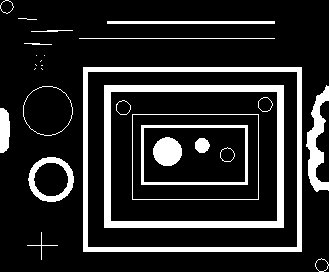
#> input picture blobs.png, 329 x 272 px
$ python main.py
#> lines starting #> are read from the running program, lines starting #| are printed output that depends on the picture; after the words box and inside, x2 and y2 are one past the last pixel; in counts of white or black regions, pixels touching at a corner belong together
import cv2
import numpy as np
import matplotlib.pyplot as plt

# 解决中文显示为方块/乱码的问题
plt.rcParams['font.sans-serif'] = ['Microsoft YaHei']
# 解决负号显示异常的问题
plt.rcParams['axes.unicode_minus'] = False

# ===================== 1. 形态学变换 =====================
def morphology_demo(img_path):
    # 读取灰度图像
#> called with img_path = 'blobs.png'
    img_gray = cv2.imread(img_path, cv2.IMREAD_GRAYSCALE)
#> img_gray: shape (272, 329); 15.6% white; 28 white regions (8 under 20 px), largest, box (x1, y1, x2, y2) and area: (104, 85, 284, 228) 4326, (83, 67, 302, 252) 3940, (306, 85, 329, 192) 1108
    # 二值化
    _, img_bin = cv2.threshold(img_gray, 127, 255, cv2.THRESH_BINARY)

    # 自定义3*3矩形结构化元素
    kernel = np.ones((3, 3), dtype=np.uint8)

    # 腐蚀、膨胀、开运算、闭运算
    img_erode = cv2.erode(img_bin, kernel)
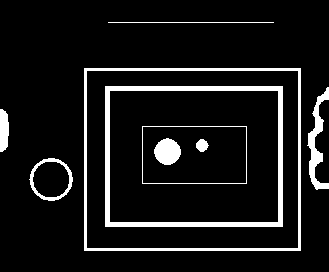
#> img_erode: shape (272, 329); 9.1% white; 9 white regions, largest, box (x1, y1, x2, y2) and area: (105, 86, 283, 227) 3090, (84, 68, 301, 251) 2364, (307, 87, 329, 190) 807
    img_dilate = cv2.dilate(img_bin, kernel)
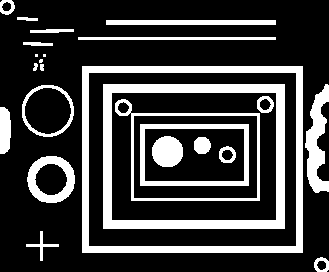
#> img_dilate: shape (272, 329); 23.6% white; 25 white regions (3 under 20 px), largest, box (x1, y1, x2, y2) and area: (103, 84, 285, 229) 5562, (82, 66, 303, 253) 5516, (140, 124, 249, 186) 1610
    img_open = cv2.morphologyEx(img_bin, cv2.MORPH_OPEN, kernel)
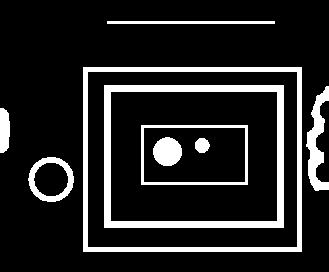
#> img_open: shape (272, 329); 14.3% white; 9 white regions, largest, box (x1, y1, x2, y2) and area: (104, 85, 284, 228) 4326, (83, 67, 302, 252) 3940, (306, 86, 329, 191) 1102
    img_close = cv2.morphologyEx(img_bin, cv2.MORPH_CLOSE, kernel)

    # 可视化
    titles = ["原始灰度", "二值图", "腐蚀", "膨胀", "开运算", "闭运算"]
    imgs = [img_gray, img_bin, img_erode, img_dilate, img_open, img_close]
    plt.figure(figsize=(12, 7))
    for i in range(6):
        plt.subplot(2, 3, i + 1)
        plt.imshow(imgs[i], cmap="gray")
        plt.title(titles[i])
        plt.axis("off")
    plt.suptitle("形态学变换结果")
    plt.tight_layout()
    plt.show()
    return img_bin

# ===================== 2.手写高斯滤波函数 gaussian_filter =====================
def gaussian_filter(src, kernel_size=5, sigma=1.5):
    """
    手写高斯滤波，不调用cv2.GaussianBlur
    :param src:输入灰度图
    :param kernel_size:核大小，奇数
    :param sigma:高斯标准差
    :return:滤波后图像
    """
#> called with kernel_size = 5, sigma = 2
    # 生成高斯核
    k = kernel_size // 2
    x, y = np.meshgrid(np.arange(-k, k+1), np.arange(-k, k+1))
    g = np.exp(-(x**2 + y**2)/(2*sigma**2))
    g = g / np.sum(g) #归一化

    # 边界填充
    src_pad = np.pad(src, pad_width=k, mode="reflect")
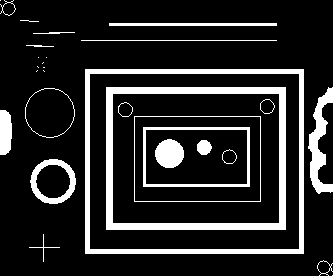
#> src_pad: shape (276, 333); 15.3% white; 30 white regions (10 under 20 px), largest, box (x1, y1, x2, y2) and area: (106, 87, 286, 230) 4326, (85, 69, 304, 254) 3940, (308, 87, 333, 194) 1155
    out = np.zeros_like(src, dtype=np.float32)

    # 卷积运算
    h, w = src.shape
#> h = 272; w = 329
    for i in range(h):
        for j in range(w):
            patch = src_pad[i:i+kernel_size, j:j+kernel_size]
            out[i,j] = np.sum(patch * g)
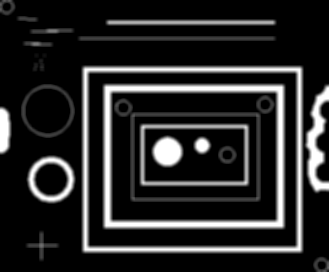
#> out: shape (272, 329) float32; min 0, max 255, mean 39.7
    out = np.clip(out, 0, 255).astype(np.uint8)
    return out

# ===================== 3.高斯金字塔（基于手写gaussian_filter） =====================
def gaussian_pyramid(src, level=4, kernel_size=5, sigma=1.5):
    """
    生成高斯金字塔
    :param src:输入灰度图像
    :param level:金字塔层数
    :return:金字塔列表，第0层原图
    """
#> called with level = 4, kernel_size = 5, sigma = 2
    pyramid = []
    current = src.copy()
    pyramid.append(current)
    for _ in range(level-1):
        #先高斯滤波
        blur = gaussian_filter(current, kernel_size, sigma)
        #下采样：隔点删除
        next_level = blur[::2, ::2]
        pyramid.append(next_level)
        current = next_level
#> this loop made 3 passes
#> pass 1, in gaussian_pyramid, `next_level = blur[::2, ::2]`:
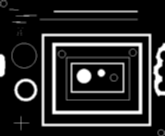
#> next_level: shape (136, 165); min 0, max 255, mean 39.2
#> after the loop:
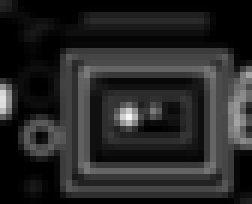
#> current: shape (34, 42) (shown 6 times larger); min 0, max 246, mean 38.4
#> after the loop, pyramid = 4 items
    #可视化金字塔
    plt.figure(figsize=(14,4))
    for idx, layer in enumerate(pyramid):
        plt.subplot(1, level, idx+1)
        plt.imshow(layer, cmap="gray")
        plt.title(f"Level {idx}, shape{layer.shape}")
        plt.axis("off")
#> this loop made 4 passes
    plt.suptitle("高斯金字塔")
    plt.tight_layout()
    plt.show()
    return pyramid


if __name__ == "__main__":
    image_file = "blobs.png" # 修改成你的图片路径

    #任务1 形态学变换
    binary_img = morphology_demo(image_file)

    #任务2 高斯滤波测试
    blur_result = gaussian_filter(binary_img, kernel_size=5, sigma=2.0)
    plt.figure()
    plt.subplot(121),plt.imshow(binary_img,cmap="gray"),plt.title("原图"),plt.axis("off")
    plt.subplot(122),plt.imshow(blur_result,cmap="gray"),plt.title("高斯滤波"),plt.axis("off")
    plt.show()

    #任务3 高斯金字塔
    gaussian_pyramid(binary_img, level=4, kernel_size=5, sigma=2.0)
